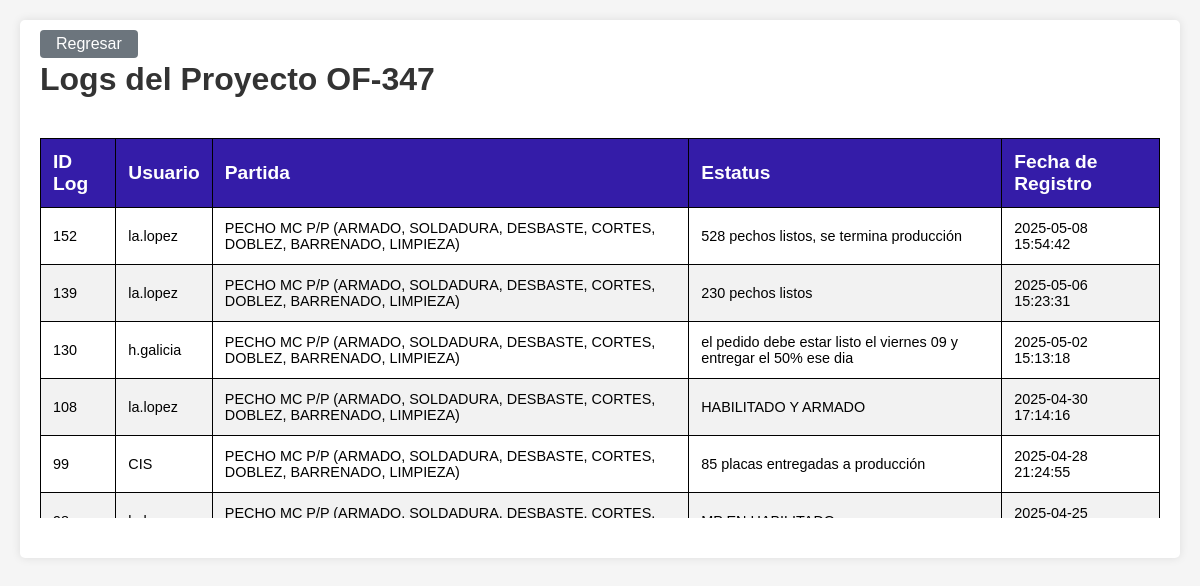
/ERP/ver_logs.php?id=347 (signed in), run on the app's committed database.
### tables this page shows
CREATE TABLE `registro_estatus` (
  `id` int(11) NOT NULL,
  `id_proyecto` varchar(100) DEFAULT NULL,
  `estatus_log` varchar(255) DEFAULT 'sin registro',
  `fecha_log` timestamp NOT NULL DEFAULT current_timestamp(),
  `id_usuario` int(11) DEFAULT NULL,
  `id_partida` int(11) DEFAULT NULL,
  `id_fab` int(11) DEFAULT NULL
);

CREATE TABLE `users` (
  `id` int(11) NOT NULL,
  `username` varchar(50) NOT NULL,
  `password` varchar(90) NOT NULL,
  `role` varchar(50) DEFAULT NULL,
  `nombre` varchar(50) NOT NULL,
  `apellido` varchar(80) NOT NULL
);

CREATE TABLE `partidas` (
  `id` int(11) NOT NULL,
  `descripcion` varchar(255) NOT NULL,
  `cod_fab` varchar(100) NOT NULL,
  `proceso` varchar(10) DEFAULT NULL,
  `cantidad` int(11) NOT NULL,
  `unidad_medida` varchar(10) NOT NULL,
  `precio_unitario` float NOT NULL,
  `subtotal` decimal(10,2) GENERATED ALWAYS AS (`cantidad` * `precio_unitario`) VIRTUAL,
  `iva` decimal(10,2) GENERATED ALWAYS AS (`subtotal` * 0.16) VIRTUAL,
  `total` decimal(10,2) GENERATED ALWAYS AS (`subtotal` + `iva`) VIRTUAL,
  `id_pd` int(11) DEFAULT NULL
);

### ERP/ver_logs.php (the view, shortened to what this page needs)
<?php
require 'C:/xampp/htdocs/db_connect.php';
$proyecto_id = $_GET['id'];
$sql = "SELECT
            re.id,
            u.username AS nombre_usuario,
            p.descripcion AS nombre_partida,
            re.estatus_log,
            re.fecha_log
        FROM registro_estatus re
        INNER JOIN partidas p ON re.id_partida = p.id
        INNER JOIN users u ON re.id_usuario = u.id
        WHERE re.id_fab = ?
        ORDER BY re.fecha_log DESC";
$stmt = $conn->prepare($sql);
$stmt->bind_param("s", $proyecto_id);
$stmt->execute();
$result = $stmt->get_result();
?>
<!DOCTYPE html>
<html lang="es">
<head>
    <link rel="stylesheet" href="slogs.css">
</head>
<body>
<div class="container">
    <h1>Logs del Proyecto <b>OF-<?php echo htmlspecialchars($proyecto_id); ?></b></h1>
    <a href="ver_proyecto.php?id=<?php echo urlencode($proyecto_id); ?>" class="btn">Regresar</a>
    <div class="table-container">
        <table>
            <thead>
                <tr id="thead">
                    <th>ID Log</th>
                    <th>Usuario</th>
                    <th>Partida</th>
                    <th>Estatus</th>
                    <th>Fecha de Registro</th>
                </tr>
            </thead>
            <tbody>
            <?php
            if ($result->num_rows > 0) {
                while ($row = $result->fetch_assoc()) {
                    echo "<tr>";
                    echo "<td>" . $row["id"] . "</td>";
                    echo "<td>" . htmlspecialchars($row["nombre_usuario"]) . "</td>";
                    echo "<td>" . htmlspecialchars($row["nombre_partida"]) . "</td>";
                    echo "<td>" . htmlspecialchars($row["estatus_log"]) . "</td>";
                    echo "<td>" . htmlspecialchars($row["fecha_log"]) . "</td>";
                    echo "</tr>";
                }
            } else {
                echo "<tr><td colspan='5' class='text-center'>No hay logs registrados para este proyecto.</td></tr>";
            }
            ?>
            </tbody>
        </table>
    </div>
</div>
</body>
</html>

### ERP/slogs.css (style rules this page uses)
body { font-family: Arial, sans-serif; margin: 0; padding: 20px; background-color: #f5f5f5; }
.container { max-width: 1200px; margin: 0 auto; background-color: white; padding: 20px; border-radius: 5px; box-shadow: 0 0 10px rgba(0,0,0,0.1); }
h1 { color: #333; margin-bottom: 20px; }
.btn { position: absolute; top: 30px; padding: 5px 16px; background-color: #6c757d; color: white; text-decoration: none; border-radius: 4px; margin-bottom: 20px; }
table { width: 100%; border-collapse: collapse; margin-top: 20px; }
th, td { border: 1px solid black; padding: 12px; text-align: left; }
thead th { background-color: #341ca8; color: white; font-weight: bold; }
tbody tr:nth-child(even) { background-color: #f2f2f2; }
#thead { font-size: 1.2em; }
tbody { font-size: 0.9em; }
.table-container { max-height: 400px; overflow-y: auto; margin-bottom: 20px; }

### data on the page
registro_estatus: id "152", id_usuario.username "la.lopez", id_partida.descripcion "PECHO MC P/P (ARMADO, SOLDADURA, DESBASTE, CORTES, DOBLEZ, BARRENADO, LIMPIEZA)", estatus_log "528 pechos listos, se termina producción", fecha_log "2025-05-08 15:54:42"
registro_estatus: id "139", id_usuario.username "la.lopez", id_partida.descripcion "PECHO MC P/P (ARMADO, SOLDADURA, DESBASTE, CORTES, DOBLEZ, BARRENADO, LIMPIEZA)", estatus_log "230 pechos listos", fecha_log "2025-05-06 15:23:31"
registro_estatus: id "130", id_usuario.username "h.galicia", id_partida.descripcion "PECHO MC P/P (ARMADO, SOLDADURA, DESBASTE, CORTES, DOBLEZ, BARRENADO, LIMPIEZA)", estatus_log "el pedido debe estar listo el viernes 09 y entregar el 50% ese dia", fecha_log "2025-05-02 15:13:18"
registro_estatus: id "108", id_usuario.username "la.lopez", id_partida.descripcion "PECHO MC P/P (ARMADO, SOLDADURA, DESBASTE, CORTES, DOBLEZ, BARRENADO, LIMPIEZA)", estatus_log "HABILITADO Y ARMADO", fecha_log "2025-04-30 17:14:16"
registro_estatus: id "99", id_usuario.username "CIS", id_partida.descripcion "PECHO MC P/P (ARMADO, SOLDADURA, DESBASTE, CORTES, DOBLEZ, BARRENADO, LIMPIEZA)", estatus_log "85 placas entregadas a producción", fecha_log "2025-04-28 21:24:55"
registro_estatus: id_partida.descripcion "PECHO MC P/P (ARMADO, SOLDADURA, DESBASTE, CORTES,…", fecha_log "2025-04-25…"

### other printed values
$proyecto_id "347"
